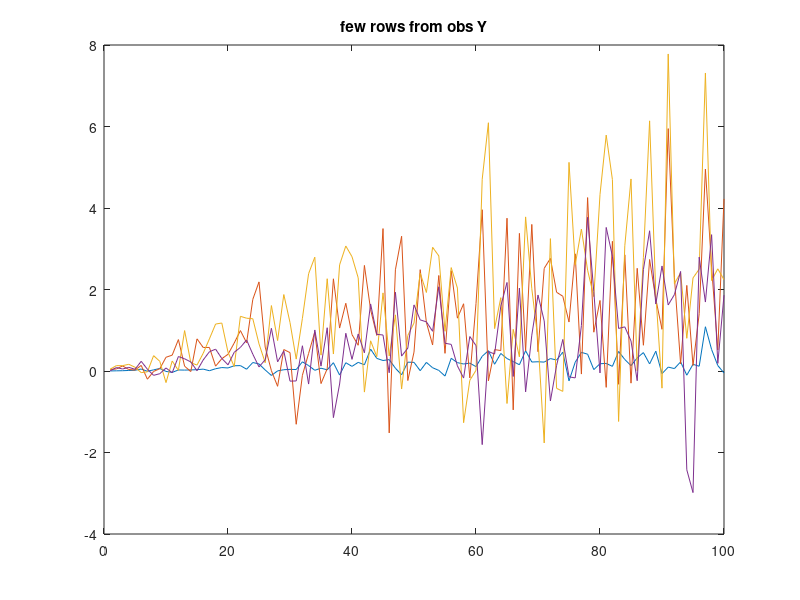

Here is the MATLAB script that generated this plot: (Note: this script raises an error after producing the figure.)
%% b
load('cfar2.mat')
imagesc(X);
imagesc(Y);
plot(Y(6,:)); hold on; plot(Y(50,:)); hold on; plot(Y(60,:)); hold on; plot(Y(30,:))
title ('few rows from obs Y')
% mean and variance varies significantly between different observations.

Nw = [7, 9, 13, 15];
z = cell(1,4);
for i = 1:length(Nw)
    z{i} = cfar(Y,Nw(i));
end
imagesc(z{1})
colormap(gray)
title('Z for Nw = 7');
figure(2)
imagesc(z{2})
colormap(gray)
title('Z for Nw = 9');
figure(3)
imagesc(z{3})
colormap(gray)
title('Z for Nw = 13');
figure(4)
imagesc(z{4})
colormap(gray)
title('Z for Nw = 15');
% larger the window, better the ability to detect the target
p = z{4};
[i,j] = find(p<-2.35);
p(i,j) = min(min(p));
imagesc(p)
colormap(gray)
% Nw = 15 and Z>-2.35, but background has values above this threshold so
% cannot isolate the background from target completely.

